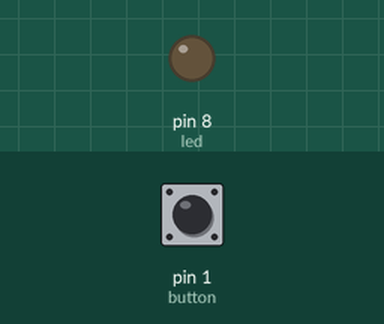
Simulated run of this sketch. Board: Arduino Uno, built with avr-gcc and run on an emulated ATmega328P. On the bench: output pins drawn as LEDs (lit = HIGH). Inputs (shaded band) come from the test bench; at power-on: pin 1 (button) LOW.

Above: at 1.2 s.
1.3 s: pin 1 (button) pulled HIGH for 0.15 s
At 1.37 s:
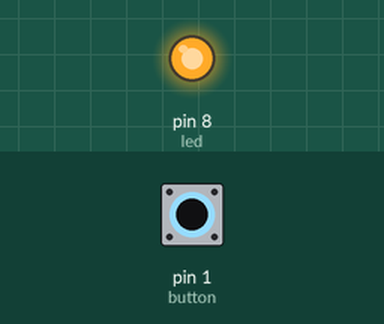
2.9 s: pin 1 (button) pulled HIGH for 3.2 s
At 6.4 s:
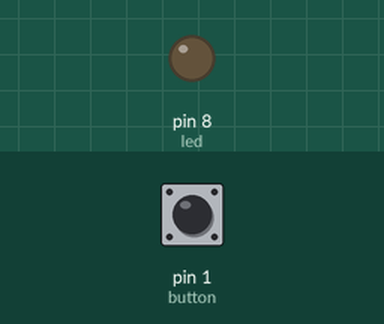
Timing chart, 0 to 7.9 s (numbered marks = the images above; inputs shaded):
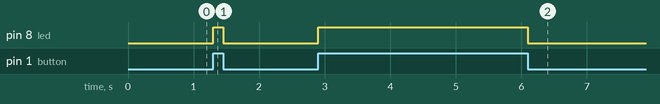

The sketch:

button.ino
```cpp
int button = 1;
int led = 8;

void setup() {
pinMode(button, INPUT);
pinMode(led, OUTPUT);

}

void loop() {
  button = digitalRead(1);
  if (button == HIGH) {
    digitalWrite(led, HIGH);
  }
  else {
    digitalWrite(led, LOW);
  }
}
```

Measured:
- after the input at 1.3 s, pin 8 (led): LOW → HIGH at once, → LOW 0.15 s later
- after the input at 2.9 s, pin 8 (led): LOW → HIGH at once, → LOW 3.2 s later
